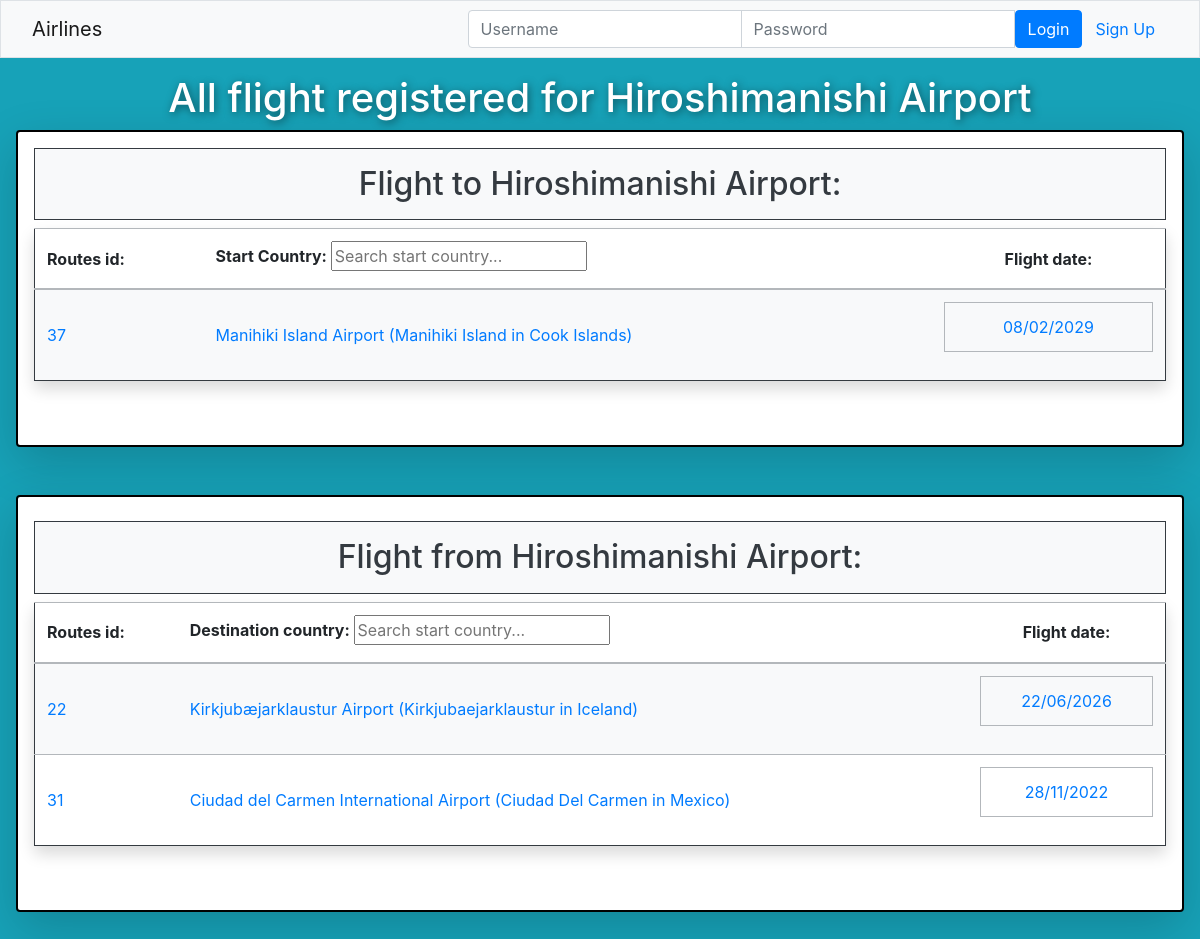
The page /airline/airport/8469 on the database its author committed.
### airline/models.py (models this page shows, shortened)
class Airport(models.Model):
    airport_id = models.IntegerField(primary_key=True)
    name = models.CharField(max_length=100)
    city = models.CharField(max_length=100)
    country = models.CharField(max_length=100)
    latitude = models.FloatField()
    longitude = models.FloatField()
    departures = models.ManyToManyField(
        "Flight", related_name="departure_airports", blank=True
    )
    arrivals = models.ManyToManyField(
        "Flight", related_name="arrival_airports", blank=True
    )
    def __str__(self):
        return f"{self.name}"

class Route(models.Model):
    start = models.ForeignKey(
        Airport, on_delete=models.CASCADE, related_name="departure_routes"
    )
    destination = models.ForeignKey(
        Airport, on_delete=models.CASCADE, related_name="arrival_routes"
    )
    flights = models.ManyToManyField(Flight, related_name="routes")
    def __str__(self):
        return f"{self.id}"

class Flight(models.Model):
    start = models.ForeignKey(
        Airport, on_delete=models.CASCADE, related_name="departure_flights"
    )
    destination = models.ForeignKey(
        Airport, on_delete=models.CASCADE, related_name="arrival_flights"
    )
    date = models.DateTimeField()
    passengers = models.ManyToManyField(
        "Passager", related_name="flight_passager", blank=True
    )

### airline/views.py (the view)
# urls.py: path("airport/<int:airport_id>", views.airport, name="airport"),
def airport(request, airport_id):
    airport = get_object_or_404(Airport, pk=airport_id)
    map = map_creator.create_map(airport)
    context = {
        "airport": airport,
        "map": map._repr_html_(),
        "countries": Airport.objects.values_list("country", flat=True).distinct(),
    }
    return render(request, template_name="airline/airport.html", context=context)

### airline/map_creator.py (called while the page is built, shortened)
def create_map(airport_start, airport_dest=None):
    map = folium.Map(
        location=[airport_start.latitude, airport_start.longitude], zoom_start=10, height=250)
    folium.Marker(
        location=[airport_start.latitude, airport_start.longitude], popup=airport_start.name, icon=folium.Icon(color="green")).add_to(map)
    return map

### airline/templates/airline/airport.html (shortened to what this page needs)
{% extends "airline/index.html" %}
{% block content %}
<div class="p-3 bg-info text-white text-center airport-main">
    <h1 class="text-shadow airport-title">
        All flight registered for {{airport}}
    </h1>
    <div class="shadow-lg p-3 mb-5 bg-white rounded airport-border">
        <table id="route_table1" class="table table-striped table-secondary border border-dark shadow p-3 mb-5 bg-white rounded airport-container-title" >
            <thead>
                <h2 class="p-3 mt-0 bg-light text-dark text-center border border-dark">Flight to {{airport}}:</h2>
                <tr class="text-left">
                    <th>Routes id: </th>
                    <th><label for="start2">Start Country: </label>
                        {% if countries|length > 5 %}
                            <input type="text" id="start2" placeholder="Search start country...">
                        {% endif %}
                    </th>
                    <th class="text-center">Flight date: </th>
                </tr>
            </thead>
            <tbody id="route-table-body">
                {% if airport.arrival_routes.all %}
                    {% for route in airport.arrival_routes.all|dictsort:"id" %}
                        <tr class="text-left" data-start2="{{route.start.country}}" data-destination2="{{route.destination.country}}" data-date="#">
                            <td><a href="/airline/routes/{{route}}">{{ route }}</a></td>
                            <td>
                                {% with start=route.flights.first %}
                                    <a href="{{start.start.airport_id}}">{{ start.start}} ({{start.start.city}} in {{start.start.country}})</a>
                                {% endwith %}
                            </td>
                            <td>
                                <table id="flight_date" class="table table-bordered align-middle">
                                    <tr>
                                        {% for flight in route.flights.all|dictsort:"date" %}
                                            {% if forloop.counter <= 5 %}
                                                {% if forloop.counter0|divisibleby:3 %}
                                                    </tr><tr>
                                                {% endif %}
                                                <td class="align-middle text-center"><a href=/airline/flight/{{flight.id}}>{{ flight.date|date:"d/m/Y" }}</a></td>
                                            {% elif forloop.counter == 6 %}
                                                <td colspan="3" class="align-middle text-center"><a href=/airline/routes/{{route.id}}>and {{ route.flights.all|length|add:-5 }} more...</a></td>
                                            {% endif %}
                                        {% endfor %}
                                    </tr>
                                </table>
                            </td>
                        </tr>
                    {% endfor %}
                {% else %}
                    <tr><td>No flight to this airport</td></tr>
                {% endif %}
            </tbody>
        </table>
    </div>
    <div class="shadow-lg p-3 mb-5 bg-white rounded airport-border">
        <table id ="route-table2" class="table table-striped table-secondary border border-dark shadow p-3 mb-5 bg-white rounded">
            <thead>
                <h2 class="p-3 mt-2 bg-light text-dark border border-dark ">Flight from {{airport}}:</h2>
                <tr class="text-left">
                    <th>Routes id: </th>
                    <th><label for="destination1">Destination country: </label>
                        {% if countries|length > 5 %}
                            <input type="text" id="destination1" placeholder="Search start country...">
                        {% endif %}
                    </th>
                    <th class="text-center">Flight date: </th>
                </tr>
            </thead>
            <tbody id="route-table-body1">
                {% if airport.departure_routes.all %}
                    {% for route in airport.departure_routes.all|dictsort:"id" %}
                    <tr class="text-left" data-start1="{{route.start.country}}" data-destination1="{{route.destination.country}}" data-date1="#">
                        <td><a href="/airline/routes/{{route}}">{{ route }}</a></td>
                        <td>
                            {% with destination=route.flights.first %}
                            <a href="{{destination.destination.airport_id}}">{{ destination.destination}} ({{destination.destination.city}} in {{destination.destination.country}})</a>
                            {% endwith %}
                        </td>
                        <td>
                            <table id="flight_date1" class="table table-bordered align-middle">
                                <tr>
                                    {% for flight in route.flights.all|dictsort:"date" %}
                                        {% if forloop.counter <= 5 %}
                                            {% if forloop.counter0|divisibleby:3 %}</tr><tr>{% endif %}
                                            <td class="align-middle text-center"><a href=/airline/flight/{{flight.id}}>{{ flight.date|date:"d/m/Y" }}</a></td>
                                        {% elif forloop.counter == 6 %}
                                            <td colspan="3" class="align-middle text-center"><a href=/airline/routes/{{route.id}}>and {{ route.flights.all|length|add:-5 }} more...</a></td>
                                        {% endif %}
                                    {% endfor %}
                                </tr>
                            </table>
                        </td>
                    </tr>
                    {% endfor %}
                {% else %}
                    <tr><td>No flight from this airport</td></tr>
                {% endif %}
            </tbody>
        </table>
    </div>
</div>
{% endblock %}

### airline/static/airline/styles.css (style rules this page uses)
th, td { vertical-align: middle !important; }
.airport-main { position: absolute; width: 100%; }
.airport-title { text-shadow: 0.1rem 0.1rem 0.5rem rgba(0, 0, 0, 0.5); }
.airport-border { border-width: 2px; border-style: solid; border-color: black; overflow-x: auto; }
.airport-container-title { overflow-x: auto; }

### rows shown on the page
Airport: name "Hiroshimanishi Airport"
Route: id "37", flights.first.start "Manihiki Island Airport", flights.first.start.city "Manihiki Island", flights.first.start.country "Cook Islands"
Flight: date "08/02/2029"
Route: id "22", flights.first.destination "Kirkjubæjarklaustur Airport", flights.first.destination.city "Kirkjubaejarklaustur", flights.first.destination.country "Iceland"
Flight: date "22/06/2026"
Route: id "31", flights.first.destination "Ciudad del Carmen International Airport", flights.first.destination.city "Ciudad Del Carmen", flights.first.destination.country "Mexico"
Flight: date "28/11/2022"
